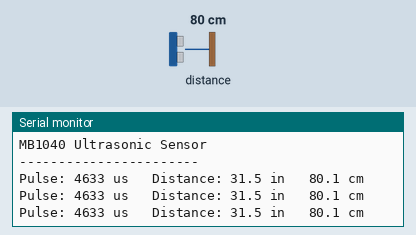
This sketch was run on a simulated Arduino Uno, built with avr-gcc and run on an emulated ATmega328P. On the bench: the last lines printed to the serial monitor. Wiring (inferred from the names in the program): range finder with pulse-width output: data pin 0. Inputs (shaded band) come from the test bench; at power-on: distance to the obstacle 80 cm. The echo pulse lasts 58.3 µs per cm.

Above: at 1.7 s.
1.8 s: distance to the obstacle set to 2 cm
At 2.6 s:
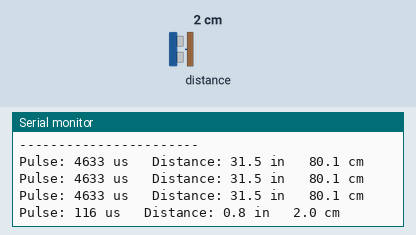
3.3 s: distance to the obstacle set to 4 cm
At 3.3 s:
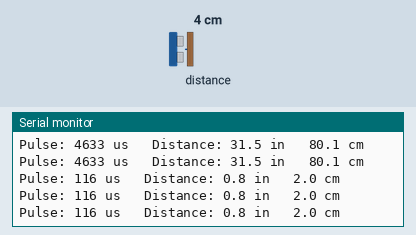
Timing chart, 0 to 6.3 s (numbered marks = the images above; inputs shaded):
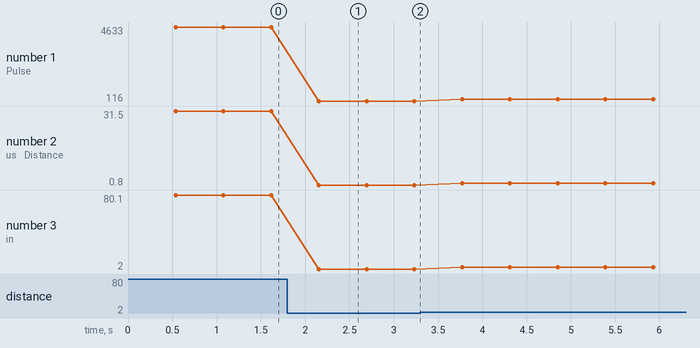

Measured:
- after the input at 1.8 s, the serial monitor: prints a new line after 0.36 s (image 1)
- plotted number 1: 4633 → 116 after the input at 1.8 s, 116 → 232 after the input at 3.3 s
- plotted number 2: 31.5 → 0.8 after the input at 1.8 s, 0.8 → 1.6 after the input at 3.3 s
- plotted number 3: 80.1 → 2 after the input at 1.8 s, 2 → 4 after the input at 3.3 s

The sketch:

RaspberryPiPicoW_MB1040_3vPWM.ino
```cpp
// Raspberry Pi Pico W + MaxBotix MB1040
// Arduino framework
//
// MB1040:
//   V+  -> Pico 3V3
//   GND -> Pico GND
//   PW  -> Pico GPIO 0

const int PW_PIN = 0;

void setup() {
  Serial.begin(115200);

  pinMode(PW_PIN, INPUT);

  // Give the sensor time to start up
  delay(500);

  Serial.println("MB1040 Ultrasonic Sensor");
  Serial.println("-----------------------");
}

void loop() {
  // Wait for the HIGH pulse from the MB1040.
  // pulseIn() returns the pulse width in microseconds.
  unsigned long pulseWidth = pulseIn(PW_PIN, HIGH, 100000);

  if (pulseWidth == 0) {
    Serial.println("No measurement received");
  } else {
    // MB1040 PW output:
    // approximately 147 microseconds per inch
    float distanceInches = pulseWidth / 147.0;

    float distanceCm = distanceInches * 2.54;

    Serial.print("Pulse: ");
    Serial.print(pulseWidth);
    Serial.print(" us   Distance: ");
    Serial.print(distanceInches, 1);
    Serial.print(" in   ");
    Serial.print(distanceCm, 1);
    Serial.println(" cm");
  }

  // MB1040 operates at approximately 20 readings/second.
  delay(500);
}
```
